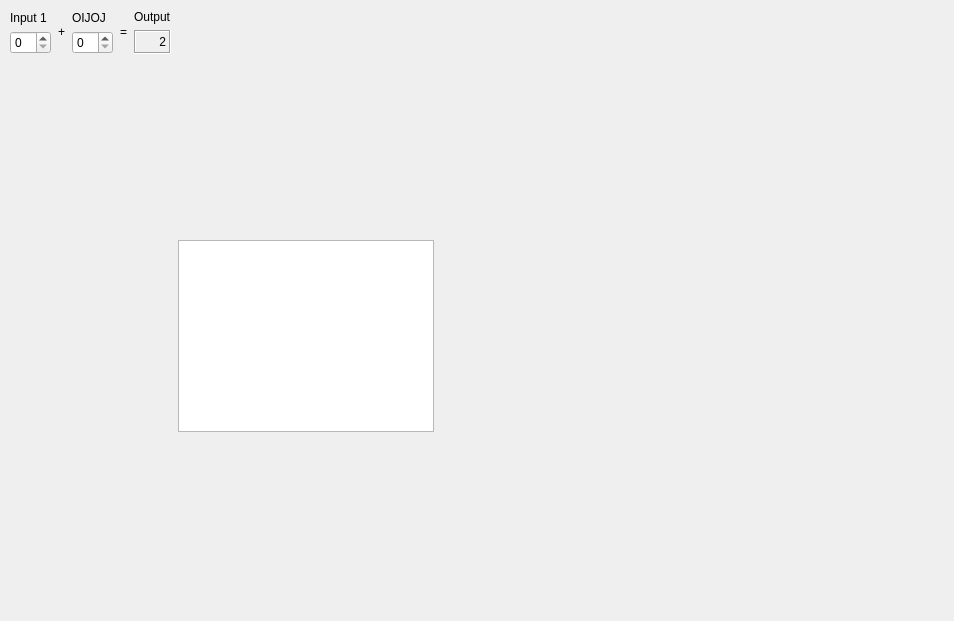
<?xml version="1.0" encoding="UTF-8"?>
<ui version="4.0">
 <class>CalculatorForm</class>
 <widget class="QWidget" name="CalculatorForm">
  <property name="geometry">
   <rect>
    <x>0</x>
    <y>0</y>
    <width>954</width>
    <height>621</height>
   </rect>
  </property>
  <property name="sizePolicy">
   <sizepolicy hsizetype="Preferred" vsizetype="Preferred">
    <horstretch>0</horstretch>
    <verstretch>0</verstretch>
   </sizepolicy>
  </property>
  <property name="windowTitle">
   <string>Calculator Form</string>
  </property>
  <layout class="QGridLayout">
   <property name="leftMargin">
    <number>9</number>
   </property>
   <property name="topMargin">
    <number>9</number>
   </property>
   <property name="rightMargin">
    <number>9</number>
   </property>
   <property name="bottomMargin">
    <number>9</number>
   </property>
   <property name="spacing">
    <number>6</number>
   </property>
   <item row="0" column="5">
    <spacer name="horizontalSpacer">
     <property name="orientation">
      <enum>Qt::Horizontal</enum>
     </property>
     <property name="sizeHint" stdset="0">
      <size>
       <width>40</width>
       <height>20</height>
      </size>
     </property>
    </spacer>
   </item>
   <item row="0" column="4">
    <layout class="QVBoxLayout">
     <property name="spacing">
      <number>6</number>
     </property>
     <property name="leftMargin">
      <number>1</number>
     </property>
     <property name="topMargin">
      <number>1</number>
     </property>
     <property name="rightMargin">
      <number>1</number>
     </property>
     <property name="bottomMargin">
      <number>1</number>
     </property>
     <item>
      <widget class="QLabel" name="label_2_2_2">
       <property name="text">
        <string>Output</string>
       </property>
      </widget>
     </item>
     <item>
      <widget class="QLabel" name="outputWidget">
       <property name="frameShape">
        <enum>QFrame::Box</enum>
       </property>
       <property name="frameShadow">
        <enum>QFrame::Sunken</enum>
       </property>
       <property name="text">
        <string>2</string>
       </property>
       <property name="alignment">
        <set>Qt::AlignAbsolute|Qt::AlignBaseline|Qt::AlignBottom|Qt::AlignCenter|Qt::AlignHCenter|Qt::AlignHorizontal_Mask|Qt::AlignJustify|Qt::AlignLeading|Qt::AlignLeft|Qt::AlignRight|Qt::AlignTop|Qt::AlignTrailing|Qt::AlignVCenter|Qt::AlignVertical_Mask</set>
       </property>
      </widget>
     </item>
    </layout>
   </item>
   <item row="0" column="2">
    <layout class="QVBoxLayout">
     <property name="spacing">
      <number>6</number>
     </property>
     <property name="leftMargin">
      <number>1</number>
     </property>
     <property name="topMargin">
      <number>1</number>
     </property>
     <property name="rightMargin">
      <number>1</number>
     </property>
     <property name="bottomMargin">
      <number>1</number>
     </property>
     <item>
      <widget class="QLabel" name="label_2">
       <property name="text">
        <string>OIJOJ</string>
       </property>
      </widget>
     </item>
     <item>
      <widget class="QSpinBox" name="inputSpinBox2"/>
     </item>
    </layout>
   </item>
   <item row="0" column="0">
    <layout class="QVBoxLayout">
     <property name="spacing">
      <number>6</number>
     </property>
     <property name="leftMargin">
      <number>1</number>
     </property>
     <property name="topMargin">
      <number>1</number>
     </property>
     <property name="rightMargin">
      <number>1</number>
     </property>
     <property name="bottomMargin">
      <number>1</number>
     </property>
     <item>
      <widget class="QLabel" name="label">
       <property name="text">
        <string>Input 1</string>
       </property>
      </widget>
     </item>
     <item>
      <widget class="QSpinBox" name="inputSpinBox1"/>
     </item>
    </layout>
   </item>
   <item row="1" column="0">
    <spacer name="verticalSpacer">
     <property name="orientation">
      <enum>Qt::Vertical</enum>
     </property>
     <property name="sizeHint" stdset="0">
      <size>
       <width>20</width>
       <height>40</height>
      </size>
     </property>
    </spacer>
   </item>
   <item row="0" column="3">
    <widget class="QLabel" name="label_3_2">
     <property name="text">
      <string>=</string>
     </property>
     <property name="alignment">
      <set>Qt::AlignCenter</set>
     </property>
    </widget>
   </item>
   <item row="0" column="1">
    <widget class="QLabel" name="label_3">
     <property name="text">
      <string>+</string>
     </property>
     <property name="alignment">
      <set>Qt::AlignCenter</set>
     </property>
    </widget>
   </item>
   <item row="1" column="5">
    <widget class="MyTableWidget" name="tableView">
     <property name="sizePolicy">
      <sizepolicy hsizetype="Fixed" vsizetype="Fixed">
       <horstretch>0</horstretch>
       <verstretch>0</verstretch>
      </sizepolicy>
     </property>
    </widget>
   </item>
  </layout>
 </widget>
 <customwidgets>
  <customwidget>
   <class>MyTableWidget</class>
   <extends>QTableView</extends>
   <header>CoreApp/IGraphicalHandler/Widgets/MyTableWidget/MyTableWidget.hpp</header>
  </customwidget>
 </customwidgets>
 <resources/>
 <connections/>
</ui>
